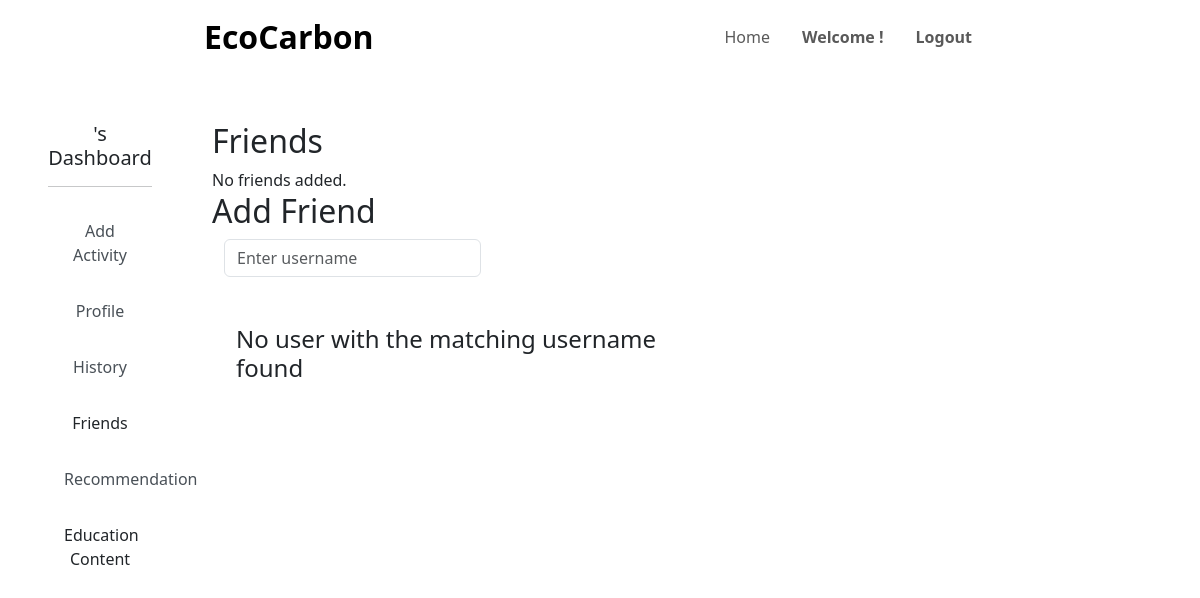
Page /friends.php?newfriend=user on the earlier database version.
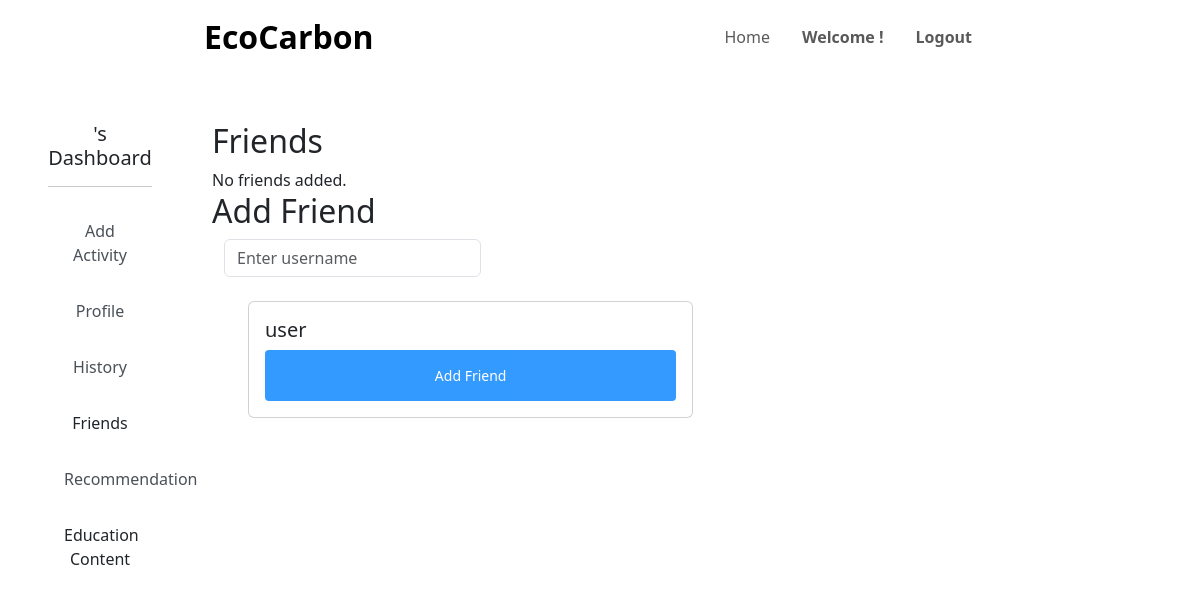
Same page on the later database version.
### tables this page shows
CREATE TABLE `user` (
  `id` int(11) NOT NULL,
  `username` varchar(30) NOT NULL,
  `pwd` varchar(30) DEFAULT NULL,
  `email` varchar(50) NOT NULL,
  `contactno` varchar(50) NOT NULL,
  `commute` varchar(50) NOT NULL,
  `energy` varchar(50) NOT NULL,
  `diet` varchar(50) NOT NULL,
  `admin` int(5) NOT NULL
);

### friends.php (the view, shortened to what this page needs)
<?php
$servername = "localhost";
$username = "root";
$password = "";
$dbname = "ecocarbon_database";
$conn = new mysqli($servername, $username, $password, $dbname);
$query = "SELECT * FROM user WHERE username = ?";
$stmt = $conn->prepare($query);
$stmt->bind_param("s", $_SESSION["user_username"]);
$stmt->execute();
$result = $stmt->get_result();
$user = $result->fetch_assoc();
if (isset($_GET["newfriend"])) {
    $query = "SELECT * FROM user WHERE username = ?";
    $stmt = $conn->prepare($query);
    $stmt->bind_param("s", $_GET["newfriend"]);
    $stmt->execute();
    $result = $stmt->get_result();
    $newfriend = $result->fetch_assoc();
}
?>
<!DOCTYPE html>
<html>
    <head>
        <link
        href="https://cdn.jsdelivr.net/npm/bootstrap@5.3.1/dist/css/bootstrap.min.css"
        rel="stylesheet"
        />
        <link
        rel="stylesheet"
        href="https://cdnjs.cloudflare.com/ajax/libs/animate.css/4.1.1/animate.min.css"
        />
        <link
        rel="stylesheet"
        href="https://cdnjs.cloudflare.com/ajax/libs/font-awesome/5.15.3/css/all.min.css"
        />
        <link rel="stylesheet" href="style.css" />
        <link href="https://unpkg.com/aos@2.3.1/dist/aos.css" rel="stylesheet"/>
    </head>
    <?php
    include 'includes/headers/header_merchant.inc.php';
    ?>
    <body>
    <div class="container-fluid pb-5">
        <div class="row">
            <nav class="col-md-2 d-md-block side-menu p-5" style="text-align:center">
                <h5 class="text-center"><?php echo $_SESSION["user_username"] ?>'s Dashboard</h5>
                <hr class="my-3">
                <a href="activityques.php">Add Activity</a>
                <a href="profile.php">Profile</a>
                <a  href="searchhistory.php">History</a>
                <a>Friends</a>
                <a href = "Recommendation.php">Recommendation</a>
                <a>Education Content</a>
            </nav>
            <div class="col-md-8 pt-5">
                <h2>Friends </h2>
                <div class="content" style="display:inline-block;">
                    <?php
                        $sql = "SELECT * FROM friends WHERE userID = ?";
                        $stmt = $conn->prepare($sql);
                        $stmt->bind_param("s", $user["id"]);
                        $stmt->execute();
                        $result = $stmt->get_result();
                        $row = $result->fetch_all();
                        if ($row) {
                            foreach ($row as $r) {
                                $id = $r[2];
                                $friend[] = $id;
                                $sql = "SELECT username FROM user WHERE id = $id";
                                $stmt = $conn->prepare($sql);
                                $stmt->execute();
                                $result = $stmt->get_result();
                                $user = $result->fetch_assoc();
                                $username =  $user["username"];
                                echo"<div class=\"container\">
                                        <div class=\"card\">
                                        <div class=\"card-body\">
                                            <h5 class=\"card-title\"> $username </h5>
                                            <a type=\"button\" class=\"btn btn-sm btn-primary float-right\" href=\"chat.php?friend=$id\">Chat with Friend</a>
                                        </div>
                                        </div>
                                    </div> <br>";
                            }
                        } else {
                            echo "No friends added.";
                        }
                    ?>
                </div>
                <h2>Add Friend</h2>
                <div class="content" style="display:inline-block;">
                    <form>
                    <div class="container">
                        <input type="text" class="form-control" id="exampleTextInput" placeholder="Enter username" name="newfriend">
                    </div>
                </div>
                <div class="col-md-8 p-4">
                <?php
                    if (isset($newfriend)) {
                        echo "<div class=\"container\">
                            <div class=\"card\">
                            <div class=\"card-body\">
                                <h5 class=\"card-title\"> {$newfriend["username"]} </h5>
                                <a type=\"button\" class=\"btn btn-sm btn-primary float-right\" href=\"addfriend.php?id={$newfriend["id"]}\"  onclick=\"showAlert()\">Add Friend</a>
                            </div>
                            </div>
                        </div> <br>";
                    }
                    else {
                        echo "<br><h4>No user with the matching username found</h4>";
                    }
                ?>
                </div>
                </div>
            </div>
        </div>
    </body>
</html>

Differences in the rows shown:
added user: username "user"
Other differences:
text no longer shown: "No user with the matching username found"
text now shown: "Add Friend"
